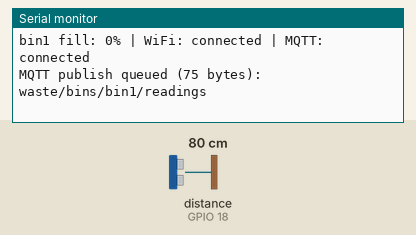
The sketch below on a simulated ESP32. Parts: the last lines printed to the serial monitor. The inputs (shaded band) are chosen by the test bench; at power-on: distance to the obstacle (sensor on GPIO 18) 80 cm. The echo pulse lasts 58.3 µs per cm; WiFi joins after 1.5 s; servers stay silent unless stated; no MQTT or app messages arrive unless stated.

Above: at 10.8 s.
10.9 s: distance to the obstacle (sensor on GPIO 18) set to 2 cm
At 15.5 s:
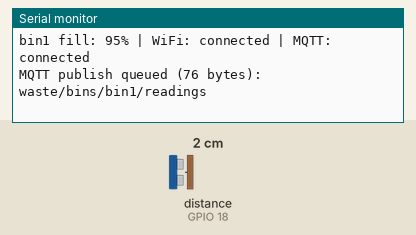
18.3 s: distance to the obstacle (sensor on GPIO 18) set to 4 cm
At 20.5 s:
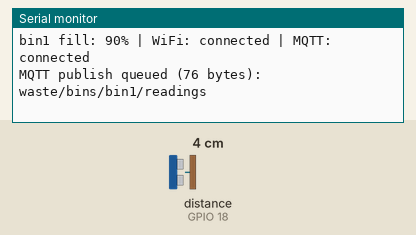
Timing chart, 0 to 22.0 s (numbered marks = the images above; inputs shaded):
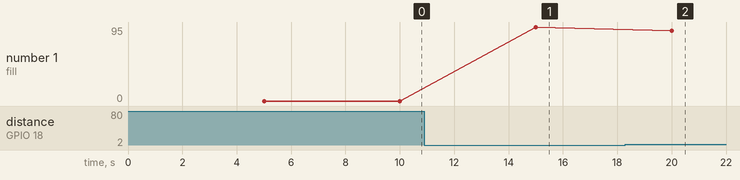

Measured:
- after the input at 10.9 s, the serial monitor: prints a new line after 4.1 s (image 1)
- after the input at 18.3 s, the serial monitor: prints a new line after 1.7 s (image 2)
- plotted number 1: 0 → 95 after the input at 10.9 s, 95 → 90 after the input at 18.3 s

The sketch:

smart_bin_mqtt.ino
```cpp
#include <WiFi.h>
#include <PubSubClient.h>  // Install "PubSubClient" in Arduino IDE Library Manager.

// The sketch is identical on all four ESP32 boards except BIN_ID and SENSOR_KEY.
const char* BIN_ID = "bin1";
const char* SENSOR_KEY = "PASTE_THIS_BIN_SENSOR_KEY";
const char* WIFI_SSID = "YOUR_2_4_GHZ_WIFI";
const char* WIFI_PASSWORD = "YOUR_WIFI_PASSWORD";
const char* MQTT_HOST = "192.168.1.100";  // Computer's LAN IPv4, never localhost.
constexpr uint16_t MQTT_PORT = 1883;
const char* MQTT_USER = "waste-device";
const char* MQTT_PASSWORD = "YOUR_BROKER_DEVICE_PASSWORD";

constexpr uint8_t TRIG_PIN = 5;
constexpr uint8_t ECHO_PIN = 18; // 5V ECHO must pass through 1k/2k voltage divider.
constexpr float BIN_HEIGHT_CM = 40.0f;
constexpr unsigned long SEND_INTERVAL_MS = 5000;
constexpr unsigned long RECONNECT_INTERVAL_MS = 10000;

WiFiClient wifiClient;
PubSubClient mqtt(wifiClient);
unsigned long lastSend = 0;
unsigned long lastWifiAttempt = 0;
unsigned long lastMqttAttempt = 0;

int readFillPercent() {
  digitalWrite(TRIG_PIN, LOW);
  delayMicroseconds(2);
  digitalWrite(TRIG_PIN, HIGH);
  delayMicroseconds(10);
  digitalWrite(TRIG_PIN, LOW);
  unsigned long duration = pulseIn(ECHO_PIN, HIGH, 30000UL);
  if (duration == 0) return -1; // Skip sensor timeout instead of reporting false empty.
  float distanceCm = duration * 0.0343f / 2.0f;
  float raw = (BIN_HEIGHT_CM - distanceCm) * 100.0f / BIN_HEIGHT_CM;
  return constrain(static_cast<int>(roundf(raw)), 0, 100);
}

void reconnect() {
  if (WiFi.status() != WL_CONNECTED) {
    if (millis() - lastWifiAttempt >= RECONNECT_INTERVAL_MS) {
      lastWifiAttempt = millis();
      Serial.printf("Connecting to WiFi %s...\n", WIFI_SSID);
      WiFi.begin(WIFI_SSID, WIFI_PASSWORD);
    }
    return;
  }
  if (mqtt.connected() || millis() - lastMqttAttempt < RECONNECT_INTERVAL_MS) return;
  lastMqttAttempt = millis();
  String clientId = String("smart-waste-") + BIN_ID;
  bool ok = mqtt.connect(clientId.c_str(), MQTT_USER, MQTT_PASSWORD);
  if (ok) Serial.println("MQTT connected");
  else Serial.printf("MQTT connect failed, state %d\n", mqtt.state());
}

void setup() {
  Serial.begin(115200);
  pinMode(TRIG_PIN, OUTPUT);
  pinMode(ECHO_PIN, INPUT);
  WiFi.mode(WIFI_STA);
  WiFi.setAutoReconnect(true);
  mqtt.setServer(MQTT_HOST, MQTT_PORT);
  mqtt.setBufferSize(256);
  mqtt.setKeepAlive(15);
  lastWifiAttempt = millis() - RECONNECT_INTERVAL_MS;
  lastMqttAttempt = millis() - RECONNECT_INTERVAL_MS;
  reconnect();
}

void loop() {
  reconnect();
  if (mqtt.connected()) mqtt.loop(); // Must run often to maintain MQTT connection.
  if (millis() - lastSend < SEND_INTERVAL_MS) return;
  lastSend = millis();

  int fill = readFillPercent();
  if (fill < 0) { Serial.println("Sensor timeout; reading skipped"); return; }
  Serial.printf("%s fill: %d%% | WiFi: %s | MQTT: %s\n", BIN_ID, fill,
                WiFi.status() == WL_CONNECTED ? "connected" : "disconnected",
                mqtt.connected() ? "connected" : "disconnected");
  if (!mqtt.connected()) return;

  String topic = String("waste/bins/") + BIN_ID + "/readings";
  String payload = String("{\"bin_id\":\"") + BIN_ID + "\",\"fill_percent\":" + String(fill) +
                   ",\"sensor_key\":\"" + SENSOR_KEY + "\"}";
  bool sent = mqtt.publish(topic.c_str(), payload.c_str(), false); // QoS 0, no retained stale reading.
  Serial.printf("MQTT publish %s (%u bytes): %s\n", sent ? "queued" : "failed", payload.length(), topic.c_str());
}
```
